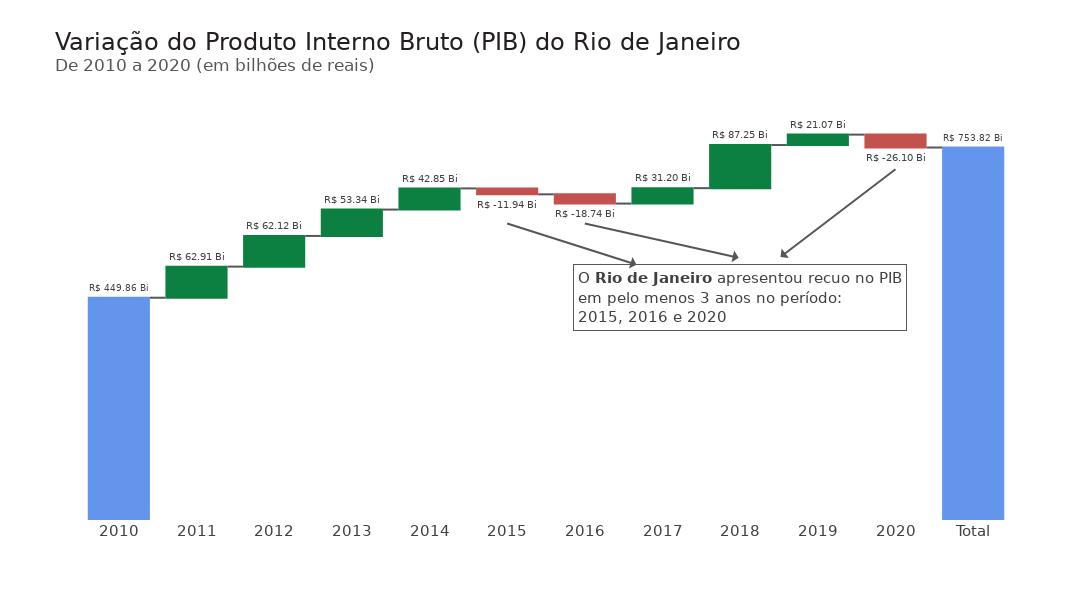

Source (notebook cell):
### Markdown cell above
#### Gerando o gráfico

### Code cell
## Configurando o gráfico com parâmetros que potencializam a visualização dos dados

# Importando as bibliotecas
import plotly.graph_objects as go
import numpy as np

# Gerando o gráfico de cascata
fig = go.Figure(
                go.Waterfall(name = "", orientation = "v", measure = rio["Medidas"],
                             y = rio["Variação do PIB"], text = rio["Variação do PIB (em texto)"],
                             textposition = "outside",
                             connector_line = dict(color = CINZA3),
                             totals_marker = dict(color = AZUL3),
                             increasing_marker = dict(color = VERDE1),
                             decreasing_marker = dict(color = VERMELHO1)
                             )
                )

# Personalizando o gráfico
fig.update_layout(width=1300, height=600, font_family = 'DejaVu Sans', font_size=15,
                  font_color= CINZA2, title_font_color= CINZA1, title_font_size=24,
                  title_text='Variação do Produto Interno Bruto (PIB) do Rio de Janeiro' +
                             '<br><sup size=1 style="color:#555655">De 2010 a 2020 (em bilhões de reais)</sup>',
                  plot_bgcolor= BRANCO, yaxis_range=[0,850e9])

# Retirando os ticks do eixo y
fig.update_yaxes(showticklabels=False)

# Ajustando o eixo x para receber o Total
fig.update_xaxes(tickmode='array', tickvals=np.arange(0,12), ticktext=rio["Ano"])

# Dados ao passar o mouse
fig.update_traces(hovertemplate = "<b>%{x}</b> = %{text}")

fig.add_annotation(text="O <b>Rio de Janeiro</b> apresentou recuo no PIB<br>em pelo menos 3 anos no período:<br>2015, 2016 e 2020",
                   align="left", axref = 'x', ayref='y', x=5, y=600e9, ax=8, ay=450e9,
                   arrowhead=1, arrowside = "start", showarrow=True, arrowwidth=2, arrowcolor=CINZA3,
                   bordercolor= CINZA3, borderwidth=1, borderpad=4)
fig.add_annotation(text="", axref = 'x', ayref='y', x=6, y=600e9, ax=8, ay=530e9,
                   arrowhead=1, arrowside = "start", showarrow=True, arrowwidth=2, arrowcolor=CINZA3)
fig.add_annotation(text="", axref = 'x', ayref='y', x=10, y=710e9, ax=8.5, ay=530e9,
                   arrowhead=1, arrowside = "start", showarrow=True, arrowwidth=2, arrowcolor=CINZA3)

fig.show()

### Figure 1 — Plotly figure (JSON) as saved in the notebook; plotly's stock layout.template omitted (floating-point values rounded to 4 significant figures)
{"data": [{"connector": {"line": {"color": "#555655"}}, "decreasing": {"marker": {"color": "#C3514E"}}, "hovertemplate": "<b>%{x}</b> = %{text}", "increasing": {"marker": {"color": "#0C8040"}}, "measure": ["absolute", "relative", "relative", "relative", "relative", "relative", "relative", "relative", "relative", "relative", "relative", "total"], "name": "", "orientation": "v", "text": ["R$ 449.86 Bi", "R$ 62.91 Bi", "R$ 62.12 Bi", "R$ 53.34 Bi", "R$ 42.85 Bi", "R$ -11.94 Bi", "R$ -18.74 Bi", "R$ 31.20 Bi", "R$ 87.25 Bi", "R$ 21.07 Bi", "R$ -26.10 Bi", "R$ 753.82 Bi"], "textposition": "outside", "totals": {"marker": {"color": "#6495ED"}}, "type": "waterfall", "y": [449858101109, 62909803660, 62117068361, 53341096232, 42850774949, -11937892478, -18737745386, 31204461608, 87253378810, 21068870219, -26104206448, 753823710636]}], "layout": {"annotations": [{"align": "left", "arrowcolor": "#555655", "arrowhead": 1, "arrowside": "start", "arrowwidth": 2, "ax": 8, "axref": "x", "ay": 450000000000, "ayref": "y", "bordercolor": "#555655", "borderpad": 4, "borderwidth": 1, "showarrow": true, "text": "O <b>Rio de Janeiro</b> apresentou recuo no PIB<br>em pelo menos 3 anos no período:<br>2015, 2016 e 2020", "x": 5, "y": 600000000000}, {"arrowcolor": "#555655", "arrowhead": 1, "arrowside": "start", "arrowwidth": 2, "ax": 8, "axref": "x", "ay": 530000000000, "ayref": "y", "showarrow": true, "text": "", "x": 6, "y": 600000000000}, {"arrowcolor": "#555655", "arrowhead": 1, "arrowside": "start", "arrowwidth": 2, "ax": 8.5, "axref": "x", "ay": 530000000000, "ayref": "y", "showarrow": true, "text": "", "x": 10, "y": 710000000000}], "font": {"color": "#414040", "family": "DejaVu Sans", "size": 15}, "height": 600, "plot_bgcolor": "#FFFFFF", "title": {"font": {"color": "#231F20", "size": 24}, "text": "Variação do Produto Interno Bruto (PIB) do Rio de Janeiro<br><sup size=1 style=\"color:#555655\">De 2010 a 2020 (em bilhões de reais)</sup>"}, "width": 1300, "xaxis": {"tickmode": "array", "ticktext": [2010, 2011, 2012, 2013, 2014, 2015, 2016, 2017, 2018, 2019, 2020, "Total"], "tickvals": [0, 1, 2, 3, 4, 5, 6, 7, 8, 9, 10, 11]}, "yaxis": {"range": [0, 850000000000], "showticklabels": false}}}
